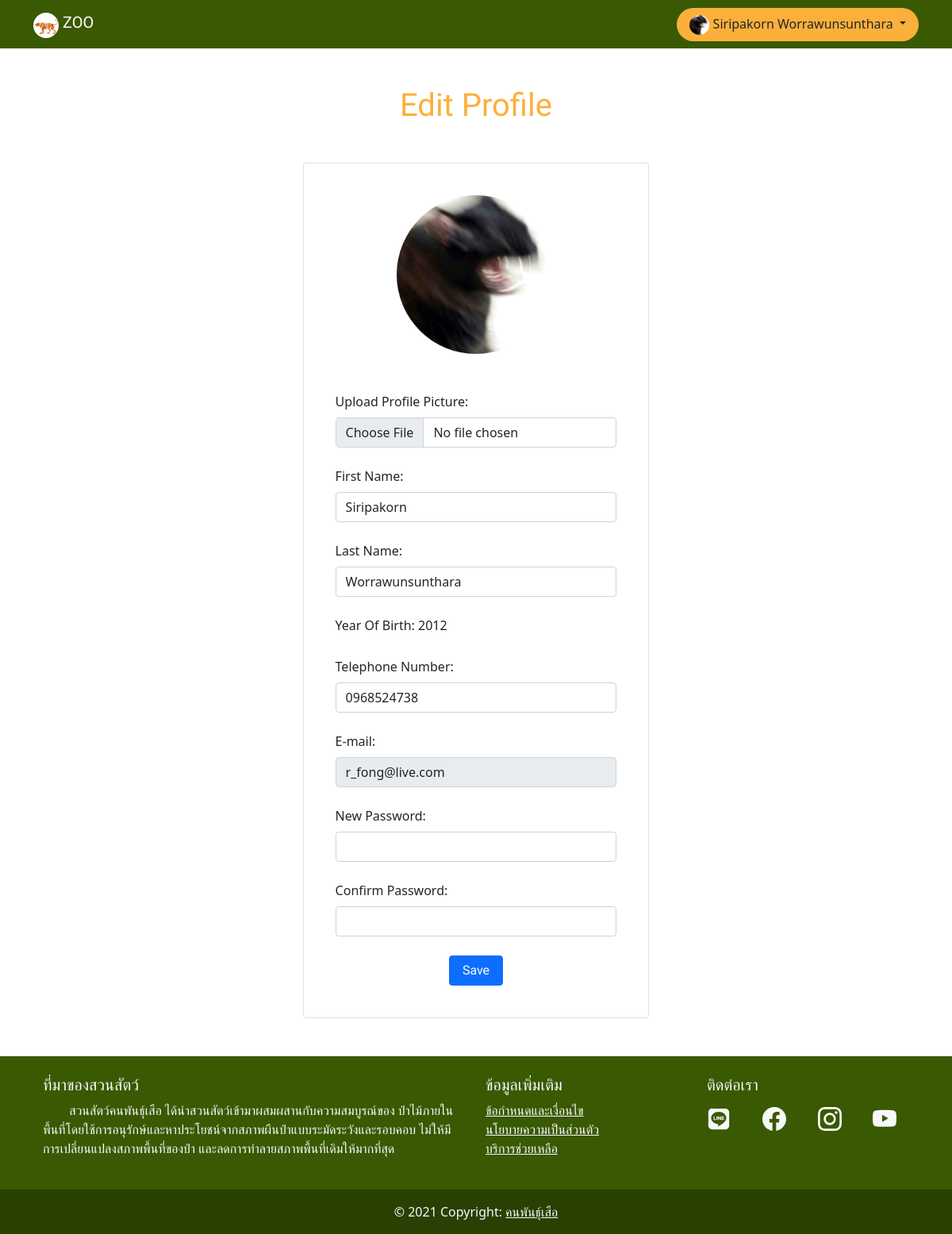
Screenshot of /Editprofile.php (signed in) with the database file from the repository.
### tables this page shows
CREATE TABLE `USER` (
  `user_id` int(5) NOT NULL,
  `first_name` varchar(255) NOT NULL,
  `last_name` varchar(255) NOT NULL,
  `Tel` varchar(10) NOT NULL,
  `email` varchar(255) NOT NULL,
  `user_password` varchar(50) NOT NULL,
  `gender` enum('Male','Female') NOT NULL,
  `year_of_birth` varchar(4) NOT NULL,
  `user_type` enum('Customer','Financial','Reception') NOT NULL,
  `user_image` varchar(255) NOT NULL
);

### Editprofile.php (the view, shortened to what this page needs)
<?php
require_once('function.php');
?>
<!DOCTYPE html>
<html lang="en">
<head>
    <link href="https://cdn.jsdelivr.net/npm/bootstrap@5.0.0-beta3/dist/css/bootstrap.min.css" rel="stylesheet">
    <link rel="stylesheet" href="main_css.css">
</head>
<body>
    <?php
    $email = $_SESSION['email'];
    $sql = "SELECT * FROM USER WHERE email = '$email';";
    $result = mysqli_query($db_con, $sql);
    $check_row = mysqli_num_rows($result);
    if ($check_row > 0) {
        while ($row = mysqli_fetch_assoc($result)) {
            $fname = $row['first_name'];
            $lname = $row['last_name'];
            $tel = $row['Tel'];
            $mail = $row['email'];
            $year = $row['year_of_birth'];
            $img = $row['user_image'];
        }
    }
    ?>
    <nav class="navbar navbar-expand-lg navbar-dark sticky-top mb-5" style="background-color: #395902;">
        <div class="container">
            <a class="navbar-brand rammeto" href="index.php">
                <img src="Web_Image/Logo300X300v4.png" alt="" width=" 32" height="32" class="d-inline-block align-text-top rounded-circle">
                ZOO
            </a>
            <div class="nav-item dropdown">
                <a class="nav-link dropdown-toggle text-dark rounded-pill" href="#" id="navbarDropdown" role="button" data-bs-toggle="dropdown" aria-expanded="false" style="background-color: #FBB03B;">
                    <img src='user_images/<?php echo $_SESSION["user_image"] ?>' alt='' width='25' height='25' class='d-inline-block align-text-top rounded-circle'>&nbsp<?php echo $_SESSION['user_name'] . ' '; ?>
                </a>
            </div>
        </div>
    </nav>
    <div class="container mb-5">
        <div class="my-5">
            <h1 class="card-title text-center rammeto ptyellow">Edit Profile</h1>
        </div>
        <div class='row'>
            <div class="col-3"></div>
            <div class='col-6'>
                <div class="card p-4 mx-auto" style="width: 80%">
                    <div class="card-body">
                        <form action='' method='POST' onsubmit='' name='edit' enctype='multipart/form-data'>
                            <img id="previewImg" src="user_images/<?php echo $img ?>" width='200' name='pic' height='200' style='margin-left: auto; display: block; margin-right: auto; border-radius: 50%;'>
                            <br><br>
                            <label class="form-label">Upload Profile Picture: </label><br>
                            <input onchange="previewFile(this)" class="form-control" type="file" name="user_img" require accept="image/*">
                            <br>
                            <label class="form-label">First Name: </label><br>
                            <input class="form-control" type='text' name='fname' value='<?php echo $fname ?>'>
                            <br>
                            <label class="form-label">Last Name: </label><br>
                            <input class="form-control" type='text' name='lname' value='<?php echo $lname ?>'>
                            <br>
                            <label class="text-center mb-1 form-label">Year Of Birth:&nbsp<?php echo $year ?></label><br><br>
                            <label class="form-label">Telephone Number: </label><br>
                            <input class="form-control" type='text' name='tel' value='<?php echo $tel ?>'>
                            <br>
                            <label class="form-label">E-mail: </label><br>
                            <input class="form-control" type='text' name='mail' value='<?php echo $mail ?>' disabled>
                            <br>
                            <label class="form-label">New Password: </label><br>
                            <input class="form-control" type='password' name='pass1'>
                            <br>
                            <label class="form-label">Confirm Password: </label><br>
                            <input class="form-control" type='password' name='pass2'>
                            <br>
                            <div class="row">
                                <div class="col-sm-12 d-flex justify-content-center align-items-center">
                                    <button class="btn btn-primary rammeto px-3" type="submit" name='submit'>Save</button>
                                </div>
                            </div>
                        </form>
                    </div>
                </div>
            </div>
            <div class="col-3"></div>
        </div>
    </div>
</body>
<footer class="text-center text-lg-start text-light mt-5" style="background-color: #395902;">
    <div class="container p-4">
        <div class="row">
            <div class="col-lg-6 col-md-12 mb-4 mb-md-0">
                <h5 class="text-uppercase">ที่มาของสวนสัตว์</h5>
                <p>
                    &nbsp;&nbsp;&nbsp;&nbsp;&nbsp;&nbsp;&nbsp;&nbsp;สวนสัตว์คนพันธุ์เสือ ได้นำสวนสัตว์เข้ามาผสมผสานกับความสมบูรณ์ของ
                    ป่าไม้ภายในพื้นที่โดยใช้การอนุรักษ์และหาประโยชน์จากสภาพผืนป่าแบบระมัดระวังและรอบคอบ
                    ไม่ให้มีการเปลี่ยนแปลงสภาพพื้นที่ของป่า และลดการทำลายสภาพพื้นที่เดิมให้มากที่สุด
                </p>
            </div>
            <div class="col-lg-3 col-md-6 mb-4 mb-md-0">
                <h5 class="text-uppercase">ข้อมูลเพิ่มเติม</h5>
                <ul class="list-unstyled mb-0">
                    <li>
                        <a class="fttf text-light" href="#!">ข้อกำหนดและเงื่อนไข</a>
                    </li>
                    <li>
                        <a class="fttf text-light" href="#!">นโยบายความเป็นส่วนตัว</a>
                    </li>
                    <li>
                        <a class="fttf text-light" href="#!">บริการช่วยเหลือ</a>
                    </li>
                </ul>
            </div>
            <div class="col-lg-3 col-md-6 mb-4 mb-md-0">
                <h5 class="text-uppercase mb-0">ติดต่อเรา</h5>
                <div class="row pt-3">
                    <div class="col-sm-3">
                        <a class="text-light" href="#!">
                        </a>
                    </div>
                    <div class="col-sm-3">
                        <a class="text-light" href="#!"></a>
                    </div>
                    <div class="col-sm-3">
                        <a class="text-light" href="#!"></a>
                    </div>
                    <div class="col-sm-3">
                        <a class="text-light" href="#!"></a>
                    </div>
                </div>
            </div>
        </div>
    </div>
    <div class="text-center p-3" style="background-color: #284001;">
        © 2021 Copyright:
        <a class="text-light" href="#!">คนพันธุ์เสือ</a>
    </div>
</footer>
</html>

### main_css.css (style rules this page uses)
.rammeto { font-family: 'Rammetto One', cursive; }
.ptyellow { color: #FBB03B; }

### Editprofile.php (style rules this page uses)
body { background-image: url('https://ae01.alicdn.com/kf/HTB1ttqNbv5TBuNjSspmq6yDRVXa0/Home-decoration-deer-antler-white-wild-life-animal-black-background-Silk-Fabric-Poster-Print-DW335.jpg'); background-repeat: no-repeat; background-size: 120% 120%; background-attachment: fixed; background-position-x: -40vh; background-position-y: -20vh; }

### rows the page displays
user: user_image (picture), fname "Siripakorn", lname "Worrawunsunthara", year_of_birth "2012", tel "0968524738", mail "r_fong@live.com"

### other values shown
$_SESSION['user_name'] "Siripakorn Worrawunsunthara"
